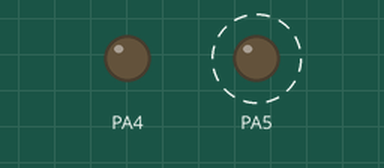
The program below on a simulated ATmega32, built with avr-gcc and emulated at 1 MHz. Shown: output pins drawn as LEDs (lit = HIGH). Dashed ring = blinking.

Above: at 0.5 s.
Timing chart, 0 to 4.6 s (numbered marks = the images above):
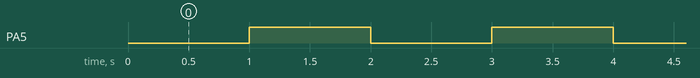

The program:

main.c
```c
/*
 * GccApplication1.c
 *
 * Created: 12/12/2022 3:02:50 PM
 * Author : anamu
 */
#define F_CPU 1000000
#include<util/delay.h>
#include <avr/io.h>


int main(void)
{
	int led_a = 1;
    /* Replace with your application code */
    DDRA = 0b00110000;
	PORTA = 0;
	while (1)
    {
		led_a = !led_a;
		PORTA = 0;
		if(led_a) PORTA = (1 << 5);
		if(!led_a) PORTA = (1 << 6);
		_delay_ms(1000);
    }
}
```

Measured:
- by itself, PA5: alternates HIGH for 1.0 s and LOW for 1.0 s
